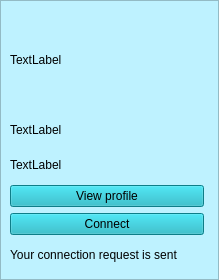
<?xml version="1.0" encoding="UTF-8"?>
<ui version="4.0">
 <class>ProfileIcon</class>
 <widget class="QWidget" name="ProfileIcon">
  <property name="geometry">
   <rect>
    <x>0</x>
    <y>0</y>
    <width>219</width>
    <height>280</height>
   </rect>
  </property>
  <property name="windowTitle">
   <string>Form</string>
  </property>
  <property name="styleSheet">
   <string notr="true">background-color: rgb(190, 242, 255);
</string>
  </property>
  <widget class="QFrame" name="frame">
   <property name="geometry">
    <rect>
     <x>0</x>
     <y>0</y>
     <width>219</width>
     <height>280</height>
    </rect>
   </property>
   <property name="styleSheet">
    <string notr="true">background-color: rgb(190, 242, 255);
</string>
   </property>
   <property name="frameShape">
    <enum>QFrame::StyledPanel</enum>
   </property>
   <property name="frameShadow">
    <enum>QFrame::Raised</enum>
   </property>
   <widget class="QWidget" name="verticalLayoutWidget">
    <property name="geometry">
     <rect>
      <x>10</x>
      <y>10</y>
      <width>194</width>
      <height>259</height>
     </rect>
    </property>
    <layout class="QVBoxLayout" name="verticalLayout">
     <item>
      <widget class="QLabel" name="label_Picture">
       <property name="minimumSize">
        <size>
         <width>0</width>
         <height>100</height>
        </size>
       </property>
       <property name="text">
        <string>TextLabel</string>
       </property>
      </widget>
     </item>
     <item>
      <widget class="QLabel" name="label_Name">
       <property name="text">
        <string>TextLabel</string>
       </property>
      </widget>
     </item>
     <item>
      <widget class="QLabel" name="label_Field">
       <property name="text">
        <string>TextLabel</string>
       </property>
      </widget>
     </item>
     <item>
      <widget class="QPushButton" name="pushButton_ViewProf">
       <property name="styleSheet">
        <string notr="true">background-color: rgb(20,176,191);</string>
       </property>
       <property name="text">
        <string>View profile</string>
       </property>
      </widget>
     </item>
     <item>
      <widget class="QPushButton" name="pushButton_ConFol">
       <property name="styleSheet">
        <string notr="true">background-color: rgb(20,176,191);</string>
       </property>
       <property name="text">
        <string>Connect</string>
       </property>
      </widget>
     </item>
     <item>
      <widget class="QLabel" name="label_SentReq">
       <property name="text">
        <string>Your connection request is sent</string>
       </property>
      </widget>
     </item>
    </layout>
   </widget>
  </widget>
 </widget>
 <resources/>
 <connections/>
</ui>
